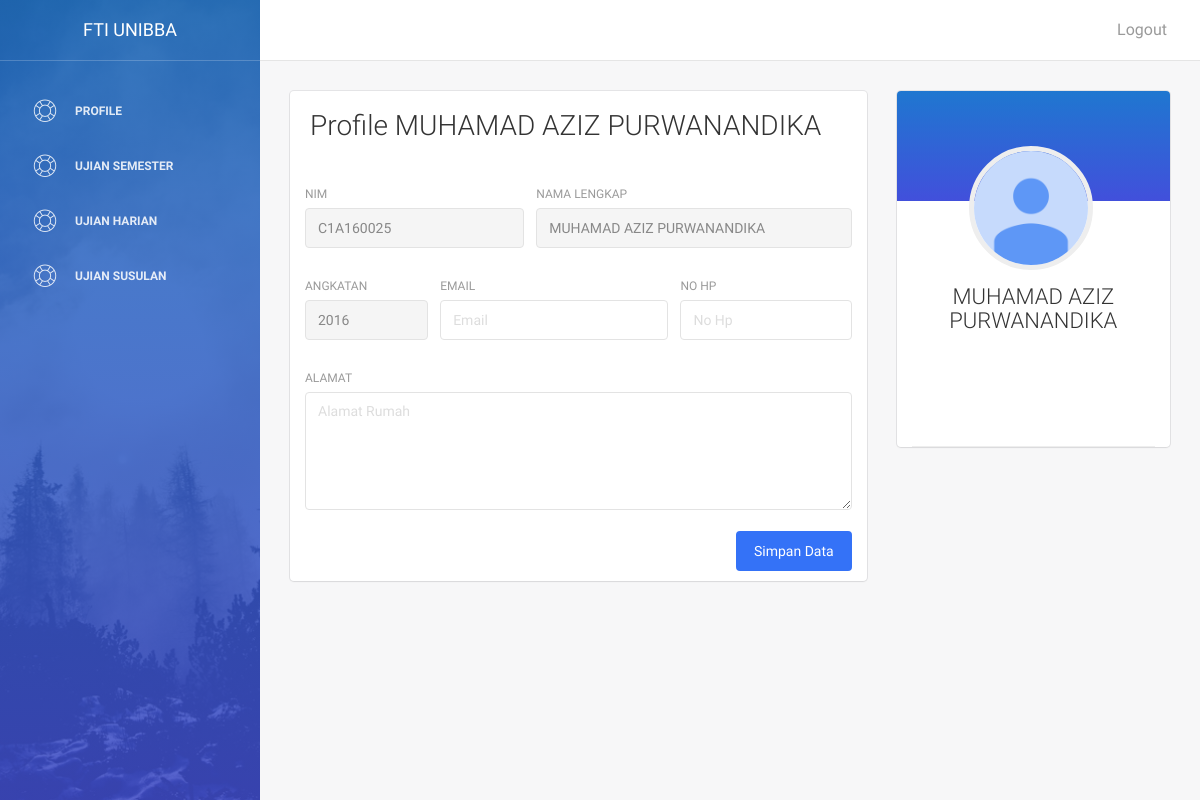
The app's page /APLIKASIUJIANv2/index.php?halaman=ef (signed in) with its own data.
### tables this page shows
CREATE TABLE `mahasiswa` (
  `id` int(11) NOT NULL,
  `NIM` varchar(16) NOT NULL,
  `password` varchar(255) NOT NULL,
  `namamahasiswa` varchar(50) NOT NULL,
  `lembaga` varchar(50) NOT NULL,
  `programstudi` varchar(50) NOT NULL,
  `angkatan` varchar(16) NOT NULL,
  `email` varchar(50) NOT NULL,
  `nohp` varchar(13) NOT NULL,
  `alamat` text NOT NULL,
  `level` varchar(16) NOT NULL
);

### APLIKASIUJIANv2/fungsi/database.php (called while the page is built, shortened)
<?php
class database{
	private static $INSTANCE = null;
	private $mysqli,
			$HOST = 'localhost',
			$USER = 'root',
			$PASS = '',
			$DBNAME = 'ujianonline';
	public function __construct()
	{
		$this->mysqli = new mysqli( $this->HOST, $this->USER, $this->PASS, $this->DBNAME);
	}
	public static function getInstance(){
		if (!isset( self::$INSTANCE))
		{
			self::$INSTANCE = new database();
		}
		return self::$INSTANCE;
	}
	public function get_info($table, $kolom ='', $isi='', $kolom2='', $isi2='')
	{
		if ( !is_int($isi))
			$isi = "'". $isi ."'";
		if ($kolom2 != '') {
			$query="SELECT * FROM $table WHERE $kolom = $isi AND $kolom2 = $isi2";
			$result=$this->mysqli->query($query);
			while ($row =$result->fetch_assoc())
			{
				return $row;
			}
		}
		elseif ($kolom != '')
		{
			$query="SELECT * FROM $table WHERE $kolom = $isi";
			$result=$this->mysqli->query($query);
			while ($row =$result->fetch_assoc())
			{
				return $row;
			}
		}
	}
}
 ?>

### APLIKASIUJIANv2/core/init.php (called while the page is built, shortened)
<?php
	$user = new user();
 ?>

### APLIKASIUJIANv2/fungsi/session.php (called while the page is built, shortened)
<?php
class session{
	public static function get($nama){
		return $_SESSION[$nama];
	}
}
 ?>

### APLIKASIUJIANv2/fungsi/user.php (called while the page is built, shortened)
<?php
	class user{
		private $koneksi;
		public function __construct()
		{
			$this->koneksi = database::getInstance();
		}
		public function get_datamahasiswa($NIM)
		{
			return $this->koneksi->get_info('mahasiswa','NIM', $NIM);
		}
	}
 ?>

### APLIKASIUJIANv2/mahasiswa/editprofilemhs.php (the view, shortened to what this page needs)
<?php $data = $user->get_datamahasiswa(session::get('username')) ?>
<div class="content">
            <div class="container-fluid">
                <div class="row">
                    <div class="col-md-8">
                        <div class="card">
                            <div class="header" style="padding: 20px">
                                <h3 class="title">Profile <?php echo $data['namamahasiswa']; ?></h3>
                            </div>
                            <div class="content">
                                <form method="post">
                                    <div class="row">
                                        <div class="col-md-5">
                                            <div class="form-group">
                                                <label>NIM</label>
                                                <input type="text" class="form-control" disabled placeholder="NIM" value="<?php echo $data['NIM']; ?>">
                                            </div>
                                        </div>
                                        <div class="col-md-7">
                                            <div class="form-group">
                                                <label>Nama Lengkap</label>
                                                <input type="text" class="form-control" disabled placeholder="Nama Lengkap" value="<?php echo $data['namamahasiswa']; ?>">
                                            </div>
                                        </div>
                                    </div>
                                    <div class="row">
                                        <div class="col-md-3">
                                            <div class="form-group">
                                                <label>Angkatan</label>
                                                <input type="text" class="form-control" disabled placeholder="Angkatan" value="<?php echo $data['angkatan'] ?>">
                                            </div>
                                        </div>
                                        <div class="col-md-5">
                                            <div class="form-group">
                                                <label>Email</label>
                                                <input type="email" class="form-control" name="email" placeholder="Email" value="<?php echo $data['email']; ?>">
                                            </div>
                                        </div>
                                        <div class="col-md-4">
                                            <div class="form-group">
                                                <label>No Hp</label>
                                                <input type="number" class="form-control" name="nohp"  placeholder="No Hp" value="<?php echo $data['nohp'] ?>">
                                            </div>
                                        </div>
                                    </div>
                                    <div class="row">
                                        <div class="col-md-12">
                                            <div class="form-group">
                                                <label>Alamat</label>
                                                <textarea rows="5" class="form-control" name="alamat" placeholder="Alamat Rumah"><?php echo $data['alamat']; ?></textarea>
                                            </div>
                                        </div>
                                    </div>
                                    <input type="submit" name="submit" class="btn btn-fill btn-primary pull-right" value="Simpan Data">
                                    <div class="clearfix"></div>
                                </form>
                            </div>
                        </div>
                    </div>
                    <div class="col-md-4">
                        <div class="card card-user">
                            <div class="content">
                                <div class="author">
                                     <a href="#">
                                    <img class="avatar border-gray" src="assets/img/avatar.png" alt="..."/>
                                      <h4 class="title"><?php echo $data['namamahasiswa']; ?><br />
                                      </h4>
                                    </a>
                                </div>
                            </div>
                            <hr>
                        </div>
                    </div>
                </div>
            </div>
        </div>

### records on screen
mahasiswa: namamahasiswa "MUHAMAD AZIZ PURWANANDIKA", NIM "C1A160025", angkatan "2016"

### other values on screen
$title "PROFILE UJIAN SEMESTER UJIAN HARIAN UJIAN SUSULAN"
